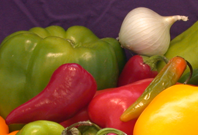
#> input picture questao2/onion.png, 198 x 135 px
$ python main.py
#> lines starting #> are read from the running program, lines starting #| are printed output that depends on the picture; after the words box and inside, x2 and y2 are one past the last pixel; in counts of white or black regions, pixels touching at a corner belong together
import cv2
import numpy as np
import matplotlib.pyplot as plt

# 1. Ler a imagem "onion.png"
image = cv2.imread('onion.png')
#> image is the input picture: shape (135, 198, 3); mean B, G, R 45.3, 92.8, 137.3
image_rgb = cv2.cvtColor(image, cv2.COLOR_BGR2RGB)

# 2. Pre-processamento
# Aplicar um filtro de desfoque para suavizar a imagem
blurred_image = cv2.GaussianBlur(image_rgb, (7, 7), 0)
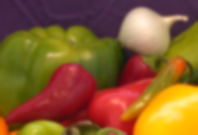
#> blurred_image: shape (135, 198, 3); mean R, G, B 137.3, 92.8, 45.3

# Converter para o espaço de cores LAB para uma melhor segmentação
lab_image = cv2.cvtColor(blurred_image, cv2.COLOR_RGB2LAB)
#> lab_image: shape (135, 198, 3); mean of channels 0, 1, 2 112.3, 141.2, 159.7

# 3. Aplicar o K-Means
pixel_values = lab_image.reshape((-1, 3))
pixel_values = np.float32(pixel_values)

# Critérios de parada do algoritmo K-Means
criteria = (cv2.TERM_CRITERIA_EPS + cv2.TERM_CRITERIA_MAX_ITER, 100, 0.2)
k = 40 # Número de clusters (você pode ajustar esse valor)
_, labels, centers = cv2.kmeans(pixel_values, k, None, criteria, 10, cv2.KMEANS_RANDOM_CENTERS)
#> centers = 40 rows, first 8: [76.51, 174, 155.5], [153.7, 174.4, 195.5], [216.3, 130.9, 209.9], [103.2, 139.2, 140.3], [145.2, 156.1, 187], [129.1, 170.7, 185.2], [67.43, 137, 133.6], [189.1, 149.4, 205.7]

# Convertendo de volta os centros para valores de 8 bits
centers = np.uint8(centers)
#> centers = 40 rows, first 8: [76, 173, 155], [153, 174, 195], [216, 130, 209], [103, 139, 140], [145, 156, 187], [129, 170, 185], [67, 136, 133], [189, 149, 205]
segmented_image = centers[labels.flatten()]
segmented_image = segmented_image.reshape(lab_image.shape)
#> segmented_image: shape (135, 198, 3); mean of channels 0, 1, 2 111.9, 140.8, 159.2

# 4. Selecionar clusters que correspondem à cor da cebola
# Converter de volta para o espaço RGB para visualização
segmented_image_rgb = cv2.cvtColor(segmented_image, cv2.COLOR_LAB2RGB)
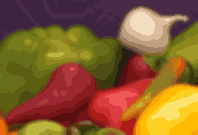
#> segmented_image_rgb: shape (135, 198, 3); mean R, G, B 136.3, 93.1, 46.8

# Definir intervalos para a cor da cebola
# Valores podem precisar de ajustes
# upper_color = np.array([245, 221, 195])
# lower_color = np.array([110, 90, 35])

# Segmentação da Pimenta
upper_color = np.array([172,59,61])
lower_color = np.array([156,40,50])


# Criar uma máscara para a cor da cebola
mask = cv2.inRange(segmented_image_rgb, lower_color, upper_color)
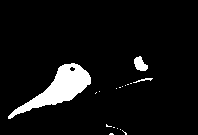
#> mask: shape (135, 198); 6.6% white; 17 white regions (14 under 20 px), largest, box (x1, y1, x2, y2) and area: (8, 63, 91, 119) 1561, (134, 56, 148, 71) 138, (133, 78, 153, 83) 35
result = cv2.bitwise_and(image_rgb, image_rgb, mask=mask)
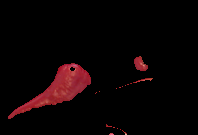
#> result: shape (135, 198, 3); mean R, G, B 10.8, 2.9, 3.6

# Exibir os resultados
plt.figure(figsize=(10, 5))
plt.subplot(1, 3, 1)
plt.title('Imagem Original')
plt.imshow(image_rgb)

plt.subplot(1, 3, 2)
plt.title('Imagem Segmentada')
plt.imshow(segmented_image_rgb)

plt.subplot(1, 3, 3)
plt.title('Segmentação da Pimenta')
plt.imshow(result)

plt.show()
